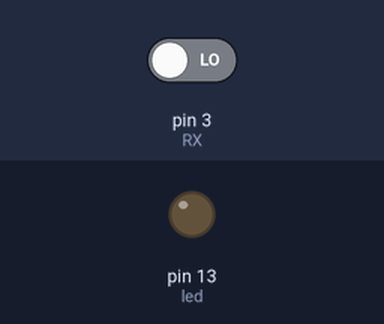
Bench run of a sketch on a simulated Arduino Uno, built with avr-gcc and run on an emulated ATmega328P. Shown: output pins drawn as LEDs (lit = HIGH). The inputs (shaded band) are chosen by the test bench; at power-on: pin 3 (RX) LOW.

Above: at 1.2 s.
1.3 s: pin 3 (RX) driven HIGH
At 1.9 s:
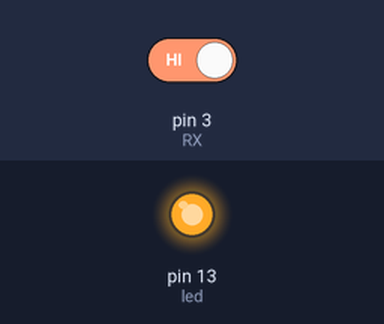
2.8 s: pin 3 (RX) driven LOW
At 3.1 s:
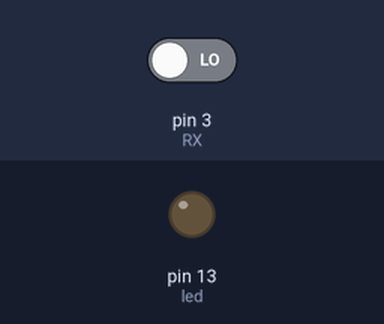
Timing chart, 0 to 5.8 s (numbered marks = the images above; inputs shaded):
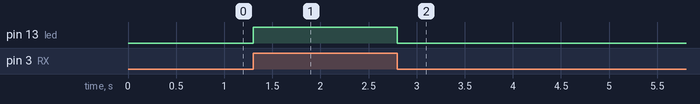

Measured:
- after the input at 1.3 s, pin 13 (led): LOW → HIGH at once
- after the input at 2.8 s, pin 13 (led): HIGH → LOW at once

The sketch:

analog_rx_1.ino
```cpp
/*
  Analog comm: RX

 Comunicazione analogica tra due schede arduino.
 La prima scheda ha un bottone come input e
 comunica con un altra scheda che monta un LED come output.
 Il led della seconda si accende quando rileva
 la pressione del bottone della prima.

 Schema: http://lab.piffa.net/schemi/analog_io_bb.png
 */

// Seconda scheda: output
int led  = 13; // Questa scheda ha spolo l'output
int RX   = 3 ; // Pin di ricezione

void setup() {
  // initialize the digital pin as an output.
  pinMode(led, OUTPUT);       // Il PIN e' attivato come output
  pinMode(RX, INPUT);        // Il PIN e' attivato come output
}

// the loop routine runs over and over again forever:
void loop() {
  if (digitalRead(RX) == 1) { // Verifica se il PIN input e' +5v
    digitalWrite(led, HIGH);
    delay(50);
  }
  else if (digitalRead(RX) == 0) { // Alterativa: se non e' +5v
    digitalWrite(led, LOW);
    delay(50);
  }
}


/* Domande:
 1. Perche' i due ground delle due schede sono collegati?
 2. Quanti LED posso pilotare con questo sistema?
 3. Con che  latenze lavoro?
 */
```
